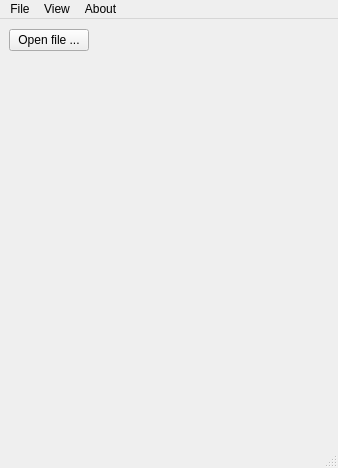
<?xml version="1.0" encoding="UTF-8"?>
<ui version="4.0">
 <class>MainWindow</class>
 <widget class="QMainWindow" name="MainWindow">
  <property name="geometry">
   <rect>
    <x>0</x>
    <y>0</y>
    <width>338</width>
    <height>468</height>
   </rect>
  </property>
  <property name="windowTitle">
   <string>MainWindow</string>
  </property>
  <widget class="QWidget" name="centralwidget">
   <layout class="QVBoxLayout" name="verticalLayout">
    <item>
     <layout class="QHBoxLayout" name="horizontalLayout">
      <item>
       <widget class="QPushButton" name="fileOpenButton">
        <property name="text">
         <string>Open file ...</string>
        </property>
       </widget>
      </item>
      <item>
       <spacer name="horizontalSpacer">
        <property name="orientation">
         <enum>Qt::Horizontal</enum>
        </property>
        <property name="sizeHint" stdset="0">
         <size>
          <width>229</width>
          <height>24</height>
         </size>
        </property>
       </spacer>
      </item>
     </layout>
    </item>
    <item>
     <widget class="QLabel" name="label">
      <property name="sizePolicy">
       <sizepolicy hsizetype="Preferred" vsizetype="Preferred">
        <horstretch>0</horstretch>
        <verstretch>1</verstretch>
       </sizepolicy>
      </property>
      <property name="text">
       <string/>
      </property>
     </widget>
    </item>
   </layout>
  </widget>
  <widget class="QMenuBar" name="menubar">
   <property name="geometry">
    <rect>
     <x>0</x>
     <y>0</y>
     <width>338</width>
     <height>21</height>
    </rect>
   </property>
   <widget class="QMenu" name="menuMenu">
    <property name="title">
     <string>File</string>
    </property>
   </widget>
   <widget class="QMenu" name="menuView">
    <property name="title">
     <string>View</string>
    </property>
   </widget>
   <widget class="QMenu" name="menuAbout">
    <property name="title">
     <string>About</string>
    </property>
   </widget>
   <addaction name="menuMenu"/>
   <addaction name="menuView"/>
   <addaction name="menuAbout"/>
  </widget>
  <widget class="QStatusBar" name="statusbar"/>
  <action name="actionOpen_File">
   <property name="text">
    <string>Open_File</string>
   </property>
  </action>
 </widget>
 <resources>
  <include location="demo.qrc"/>
 </resources>
 <connections>
  <connection>
   <sender>fileOpenButton</sender>
   <signal>clicked()</signal>
   <receiver>actionOpen_File</receiver>
   <slot>trigger()</slot>
   <hints>
    <hint type="sourcelabel">
     <x>75</x>
     <y>48</y>
    </hint>
    <hint type="destinationlabel">
     <x>-1</x>
     <y>-1</y>
    </hint>
   </hints>
  </connection>
 </connections>
</ui>
